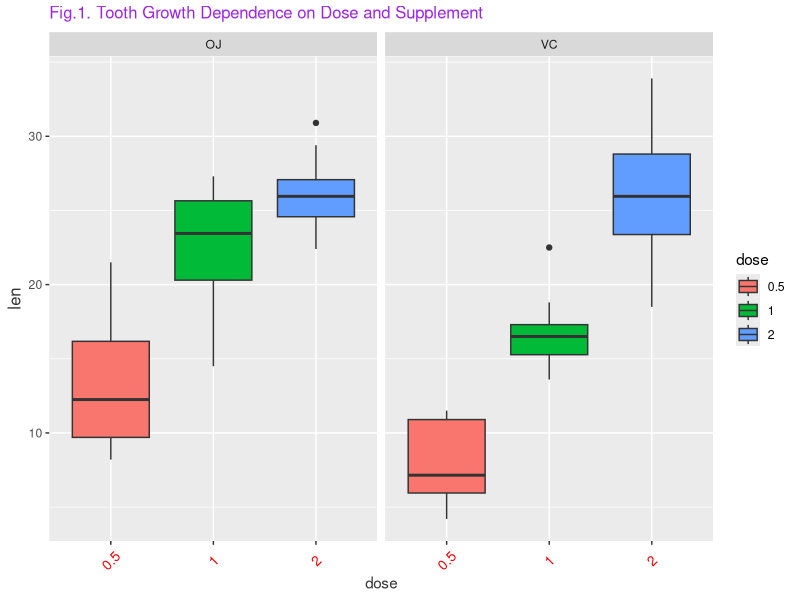

This chart was generated by the following R code:
## ---- chunk 1
# Load ToothGrowth dataset
tgdata <- ToothGrowth

# output a summary of the dataset
summary(tgdata)

# identify the structure of the existing dataset
str(tgdata)

# convert dose to a factor and look at structural change
tgdata$dose <- factor(tgdata$dose)
str(tgdata)

# visualize the dataset (since it is a small dataset)
tgdata

## ---- chunk 2
library("ggplot2")
tgdata$dose=as.factor(tgdata$dose)
ggplot(tgdata, aes(x=dose,y=len)) + 
    geom_boxplot(aes(fill = dose)) + 
    ggtitle('Fig.1. Tooth Growth Dependence on Dose and Supplement ') + 
    facet_grid(.~supp) + 
        theme(axis.title.y = element_text(colour="gray20",size=12,angle=90,hjust=.5,vjust=1),
        axis.title.x = element_text(colour="gray20"),
        plot.title = element_text(vjust=1.5,size = 12,colour="purple"),
        axis.text.x = element_text(colour="red",size=10,angle=45,hjust=.5, vjust=.5))

